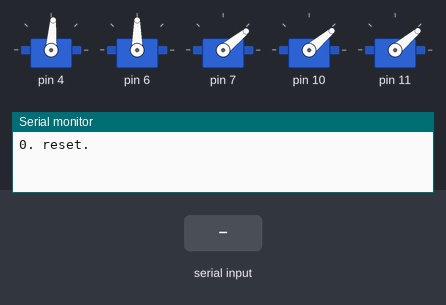
Bench run of a sketch on a simulated Arduino Uno, built with avr-gcc and run on an emulated ATmega328P. Parts: 5 × servo, the last lines printed to the serial monitor. The inputs (shaded band) are chosen by the test bench.

Above: at 2.2 s.
2.3 s: "b" received over Serial
At 8.2 s:
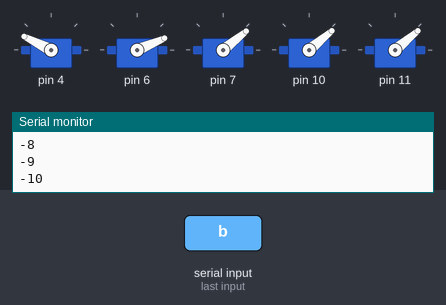
At 15.3 s:
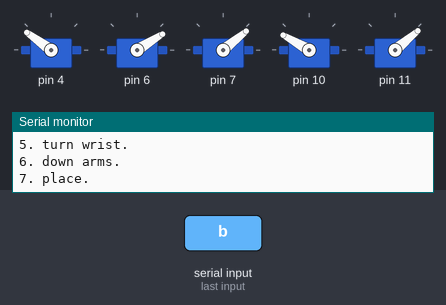
Timing chart, 0 to 23.4 s (numbered marks = the images above; inputs shaded):
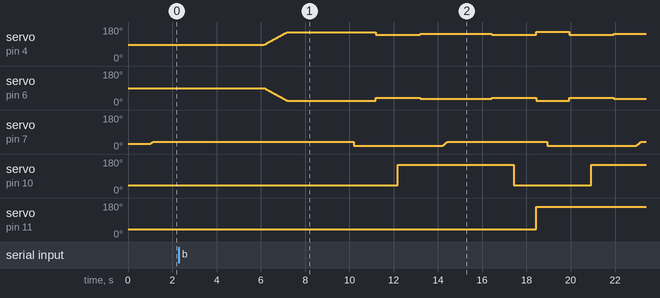

The sketch:

main.ino
```cpp
//#include "chassis.h"
//#include "motor.h"
#include "Arm.h"
#include "Servo.h"

int setPos=45;
int nowPos=45;
bool flag=false;
Arm top;
void setup() {
  // put your setup code here, to run once:
  Serial.begin(9600);
  top.servoInit(4,6,7,10,11);
  delay(500);

}


void loop() {

  if(flag==true)
  {
    Serial.println("1. turn wrist.");
    top.moveWrist(59);
    delay(1000);
    Serial.println("2. move arms down.");
    Serial.println("moving...");
     for(int i=90;i>=-10;i--)
    {
      Serial.println(i);
      top.moveArm(i);
      delay(10);
    }
    //top.moveArm(-7);
    delay(3000);
    Serial.println("3. grab!");
    top.grabIt();
    delay(1000);
    Serial.println("4. rise arms.");
    top.moveArm(13);
    delay(1000);
    Serial.println("5. turn wrist.");
    top.moveWrist(225);
    delay(1000);
    Serial.println("6. down arms.");
    top.moveArm(3);
    delay(1000);
    Serial.println("7. place.");
    top.loosenIt();
    delay(2000);
    Serial.println("8. rise arms.");
    top.moveArm(13);
    delay(1000);
    Serial.println("9. turn wrist.");
    top.moveWrist(59);
    delay(1000);
    Serial.println("10. turn platform and down arms.");
    top.turnTo((char)2);
    top.moveArm(-12);
    delay(500);
    Serial.println("3. grab!");
    top.grabIt();
    delay(1000);
    Serial.println("4. rise arms.");
    top.moveArm(13);
    delay(1000);
    Serial.println("5. turn wrist.");
    top.moveWrist(225);
    delay(1000);
    Serial.println("6. down arms.");
    top.moveArm(3);
    delay(1000);
    Serial.println("7. place.");
    top.loosenIt();
    delay(2000);
  }

  Serial.println("0. reset.");
  top.moveArm(90);
  top.moveWrist(TOP_ZERO_ANGLE);
  top.turnTo((char)1);
  top.loosenIt();
  delay(2000);
  flag=false;
//top.loosenIt();

//if(setPos==666)
//{
//  Serial.println("moving");
//   for(int i=90;i>=5;i--)
//  {
//    Serial.println(i);
//    top.moveArm(i);
//    delay(5);
//  }
//  setPos=nowPos;
//  flag=false;
//}
//
//if(setPos==999)
//{
//  top.grabIt();
//  flag=false;
//}
//else if(setPos==996)
//{
//  top.loosenIt();
//  flag=false;
//}
//
//if(setPos>=300&&setPos<=600)
//{
//  top.moveArm(setPos-315);
//  Serial.print("arm: ");
//  Serial.println(setPos-315);
//  flag=false;
//}
//
////top.moveWrist(45);
//if(flag)
//{
//  nowPos=setPos;
//  Serial.println(nowPos);
//  flag=false;
//}
//  //top.moveArm(nowPos);
//  top.moveWrist(nowPos);


}

void serialEvent()
{
  int ch=0;
//  int buf=0;
//  while(Serial.available())
//  {
//    buf=buf*10+((char)Serial.read()-'0');
//    delay(2);
//  }
//  setPos=buf;
  //Serial.println(buf);
  while(Serial.available())
  {
    ch=(char)Serial.read();
  }
  if(ch=='b')
    flag=true;
  else if(ch=='s')
    flag=false;

}
```

Arm.h
```cpp
// (licence header left out)
#ifndef ARM_H_
#define ARM_H_

#define SERVO_MAX_ANGLE 270     //舵机最大转角
#define ARM_MAX_ANGLE 90       //大臂最大转角（绝对角位置）
#define ARM_MIN_ANGLE (-15)     //大臂最小转角（以底盘平面为0°）
#define WRIST_MAX_ANGLE 270     //腕部最大转角（暂时是最大舵机转角，0°位置为手臂平面）

//#define ARM_BIAS_ANGLE 90
//#define WRIST_ZERO_ANGLE 0
#define BL_BIAS_ANGLE (86)     //大臂舵机的中位角
#define BR_BIAS_ANGLE (90)
#define GRAB_ZERO_ANGLE 40       //夹爪爪
#define TOP_ZERO_ANGLE 59
#define PLATFORM_ZERO_ANGLE 60   //放置平台(ID1)
#define PLATFORM_ID1_ANGLE 40
#define PLATFORM_ID2_ANGLE 160
#define PLATFORM_ID0_ANGLE 100
#define GRAB_LOOSE_ANGLE 40      //夹爪抓取和放开对应的舵机转角
#define GRAB_TIGHT_ANGLE 16


#include <Servo.h>

class Arm
{
private:
    Servo bottomL_s;    //底部大臂的两个舵机
    Servo bottomR_s;
    Servo grab_s;       //抓取机构
    Servo top_s;        //腕部
    Servo platform_s;   //平台
    char platform_ID;   //标记当前位于可抓取位置的盘子ID
    bool isGrab;        //用于标志当前夹爪状态
    long armAngle;      //大臂相对底盘平面的角位置
    //long current_armAngle;
    long wristAngle;    //腕部相对大臂的角位置
    //long current_wristAngle;
    int currentPlatform;    //当前处于可被抓取位置的平台（待考虑
    //bool platformReady;
    inline long ANGLE(long realAngle);   //用于实际270°舵机与arduino Servo库默认的0~180°角度值映射转换
    //void inline StepRun(long angle);
public:
    Arm();
    void grabIt();
    void loosenIt();
    void turnTo(char ID);
    void moveArm(long angle);
    void moveWrist(long angle);
    void getCurrentArm(); //获取当前平台、大臂、手腕的角位置（也有可能用不上
    void servoInit(int blPin,int brPin,int grabPin,int topPin,int platformPin);

};

inline Arm::Arm()
{

    armAngle=ARM_MAX_ANGLE;     //大臂举高到与底盘垂直（90°
    wristAngle=TOP_ZERO_ANGLE;    //腕部与大臂平行（0°
    //
    isGrab=false;


}

/**
 * @brief 舵机初始化函数，包括pin口挂载和初始角度设定的功能。
 * @brief 在setup()中调用！！！
 *
 * @param blPin 大臂左侧电机
 * @param brPin 大臂右侧电机
 * @param grabPin 夹爪
 * @param topPin 小臂电机
 * @param platformPin 置物平台
 */
inline void Arm::servoInit(int blPin,int brPin,int grabPin,int topPin,int platformPin)
{
    //引脚定义和挂载
    bottomL_s.attach(blPin);
    bottomR_s.attach(brPin);
    grab_s.attach(grabPin);
    top_s.attach(topPin);
    platform_s.attach(platformPin);

    //让舵机定位到初始位置
    bottomL_s.write((BL_BIAS_ANGLE));
    bottomR_s.write((BR_BIAS_ANGLE));
    top_s.write(ANGLE(TOP_ZERO_ANGLE));
    platform_s.write(ANGLE(PLATFORM_ZERO_ANGLE));
    grab_s.write(ANGLE(GRAB_ZERO_ANGLE));       //40
    delay(500);                     //等待舵机转到设定位置

}

//TODO:精确控制何时完成转动
inline void Arm::grabIt()
{
    /** experiment code begin
     *
     * while(grab_s.read()!=ANGLE(GRAB_TIGHT_ANGLE))
     * {
     *     grab_s.write(ANGLE(GRAB_TIGHT_ANGLE));
     * }
     *
     *   experiment code end
     **/
    grab_s.write(GRAB_TIGHT_ANGLE);
    //delay(200);
    isGrab=true;
}
inline void Arm::loosenIt()
{
   for (int i = grab_s.read(); i < GRAB_LOOSE_ANGLE; i=i+1)
   {
       grab_s.write(i);
       delay(10);
   }

    //grab_s.write((GRAB_LOOSE_ANGLE));
}

/**
 * @brief 大臂转动
 *
 * @param angle 绝对角位置
 */
inline void Arm::moveArm(long angle)
{
    //越界处理
    if (angle>ARM_MAX_ANGLE)
    {
        armAngle=ARM_MAX_ANGLE;
    }
    else if(angle<ARM_MIN_ANGLE)
    {
        armAngle=ARM_MIN_ANGLE;
    }
    else
    {
        armAngle=angle;
    }
    // while (bottomR_s.read()!=BR_BIAS_ANGLE-ANGLE((ARM_MAX_ANGLE-armAngle)))
    // {

    // }

    bottomL_s.write(BL_BIAS_ANGLE+ANGLE((ARM_MAX_ANGLE-armAngle)));
    bottomR_s.write(BR_BIAS_ANGLE-ANGLE((ARM_MAX_ANGLE-armAngle)));
    //delay(10*)

}

inline void Arm::moveWrist(long angle)
{
    wristAngle=angle;
//    while (top_s.read()!=ANGLE(wristAngle))
//    {
//        top_s.write(top_s.read()+(wristAngle>top_s.read()?1:(-1)));
//        delay(5);
//    }


    top_s.write(ANGLE(wristAngle));
}
inline long Arm::ANGLE(long realAngle)
{
    //return SERVO_MAX_ANGLE/180*realAngle;
    return map(realAngle,SERVO_MAX_ANGLE,0,180,0);
}

inline void Arm::getCurrentArm()
{
    armAngle=map(bottomR_s.read(),180,0,SERVO_MAX_ANGLE,0)-(BR_BIAS_ANGLE-ARM_MAX_ANGLE);
    wristAngle=map(top_s.read(),180,0,SERVO_MAX_ANGLE,0);
    //留着写平台的
}

/**
 * @brief 置物平台切换
 *
 * @param ID 标志当前需要转到夹爪可抓取位置的盘子ID号（1或2）
 */
inline void Arm::turnTo(char ID)
{
    if (ID==1)
    {
        platform_s.write(PLATFORM_ID1_ANGLE);
        platform_ID=1;
    }
    else if (ID==2)
    {
        platform_s.write(PLATFORM_ID2_ANGLE);
        platform_ID=2;
    }
    else if (ID==0) //所有盘子离开可抓取位置
    {
        platform_s.write(PLATFORM_ID0_ANGLE);
        platform_ID=0;
    }

}


#endif // !ARM_H_
```
